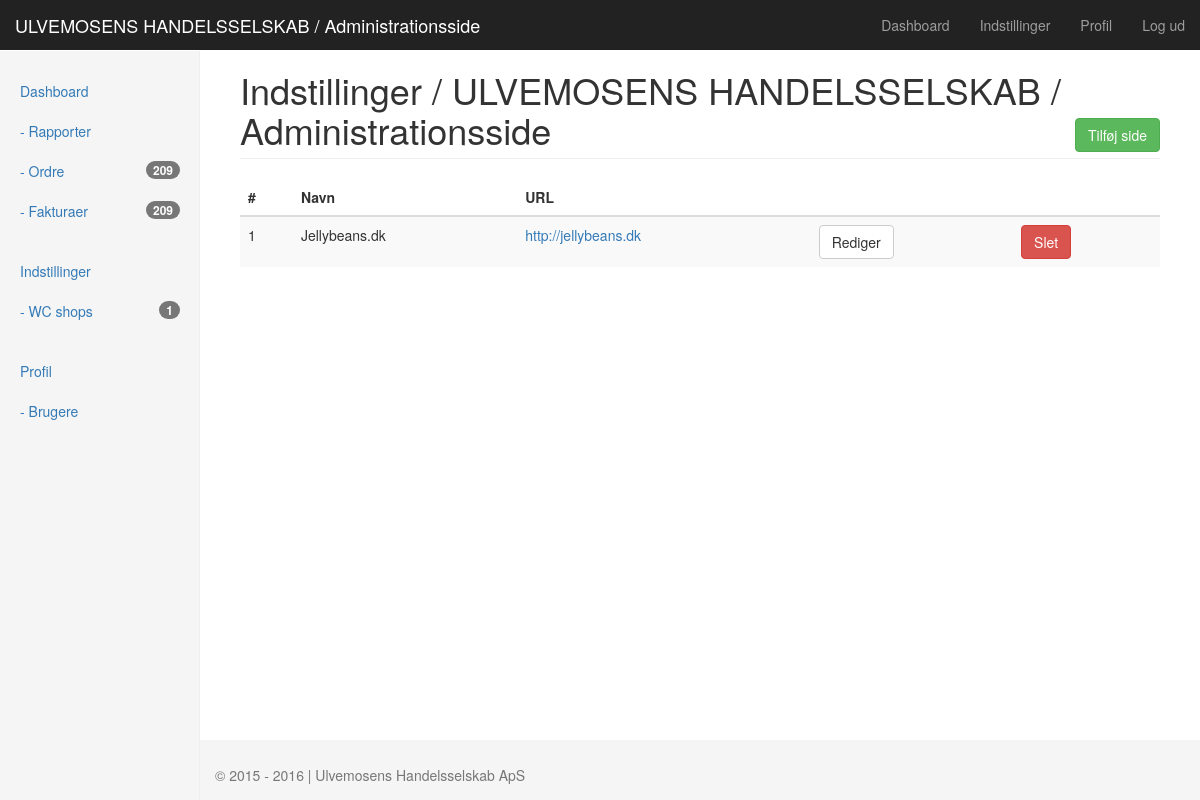
Screenshot of /admin/sites.php (signed in) with the database file from the repository.
### tables this page shows
CREATE TABLE `sites` (
  `id` int(11) NOT NULL,
  `name` varchar(255) NOT NULL,
  `url` varchar(255) NOT NULL,
  `consumer_key` varchar(255) NOT NULL,
  `consumer_secret` varchar(255) NOT NULL
);

### app/init.php (called while the page is built, shortened)
<?php
require_once 'db.php';
require_once 'functions.php';
$current_url = str_replace(BASE_PATH.'/','',$_SERVER["SCRIPT_FILENAME"]);
$global['current_url'] = $current_url;
$global['project_name'] = 'ULVEMOSENS HANDELSSELSKAB / Administrationsside';
$titles = [
	'index.php' => $global['project_name'],
	'admin/index.php' => 'Dashboard',
	'admin/profile.php' => 'Profil',
	'admin/settings.php' => 'Indstillinger',
	'admin/orders.php' => 'Ordre',
	'admin/reports.php' => 'Rapporter',
	'admin/invoices.php' => 'Fakturaer',
	'admin/sites.php' => 'WC shops',
	'admin/users.php' => 'Brugere',
	'admin/logout.php' => 'Log ud',
];
if (array_key_exists($global['current_url'], $titles)) {
	$global['site_title'] = $titles[$global['current_url']];
	$global['site_niceurl'] = niceurl($global['current_url']);
} else {
	$global['site_title'] = $global['project_name'];
	$global['site_niceurl'] = niceurl($global['site_title']);
}

### app/functions.php (called while the page is built, shortened)
<?php
function niceurl($str, $delimiter = '-') {
	$clean = iconv('UTF-8', 'ASCII//TRANSLIT', $str);
	$clean = explode('.', $clean)[0];
	$clean = preg_replace("/[^a-zA-Z0-9\/_|+ -]/", '', $clean);
	$clean = strtolower(trim($clean, '-'));
	$clean = preg_replace("/[\/_|+ -]+/", $delimiter, $clean);
	return $clean;
}
	?>
	<?php
function get_sites(){
	global $db;
	$sth = $db->prepare("SELECT * FROM sites");
	$sth->execute();
	$results = $sth->fetchAll(PDO::FETCH_ASSOC);
	$sites = [];
	foreach ($results as $result => $value) {
		$sites[$value['id']] = $value;
	}
	return $sites;
}

### admin/sites.php (the view, shortened to what this page needs)
<?php
require '../app/init.php';
$is_action = false;
if (isset($_GET['action'])){
	if (!empty($_GET['action'])){
		if ($_GET['action'] != 'edit' && $_GET['action'] != 'delete' && $_GET['action'] != 'add') {
			header('Location: '.BASE_URL.'/'.$global['current_url']);
			exit;
		}
		if ($_GET['action'] == 'add') {
			$action = 'add';
			$is_action = true;
		} else if (isset($_GET['site_id'])) {
			if (!empty($_GET['site_id'])) {
				$site_id = $_GET['site_id'];
				$sth = $db->prepare("SELECT id, name, url FROM sites WHERE id = :site_id LIMIT 1");
				$sth->bindParam(':site_id', $site_id);
				$sth->execute();
				$site = $sth->fetch(PDO::FETCH_ASSOC);
				if (!$site) {
					header('Location: '.BASE_URL.'/'.$global['current_url']);
					exit;
				}
				if ($_GET['action'] == 'edit') {
					$action = 'edit';
					$is_action = true;
				} else {
					$sth = $db->prepare("DELETE FROM sites WHERE id = :site_id");
					$sth->bindParam(':site_id', $site_id);
					$result = $sth->execute();
					$result = true;
					if (!$result) {
						echo message('Noget gik galt.', 'danger');
					} else {
						if ($_SESSION['sites_count'] != 0) {
							$_SESSION['sites_count'] = $_SESSION['sites_count'] - 1;
						}
						header('Location: '.BASE_URL.'/'.$global['current_url']);
						exit;
					}
				}
			}
		} else {
			$is_action = message('En fejl opstod, gå tilbage til Dashboard.', 'danger', false);
		}
	} else {
		$is_action = message('En fejl opstod, gå tilbage til Dashboard.', 'danger', false);
	}
} else {
	$sites = get_sites();
}
require '../templates/admin/header.php';
?>
<div class="row">
	<?php require '../templates/admin/sidebar.php'; ?>
	<div class="col-sm-9 col-sm-offset-3 col-md-10 col-md-offset-2 main">
		<?php if ($is_action) : ?>
			<?php if ($is_action === true) : ?>
				<?php echo $message; ?>
				<?php if($action == 'edit'): ?>
					<h1 class="page-header"><?php echo $titles['admin/settings.php'].' / '.$global['site_title']; ?> / <?php echo $site['name']; ?> <span class="pull-right"><a class="btn btn-danger" href="?site_id=<?php echo $site['id']; ?>&action=delete" role="button">Slet</a></span></h1>
					<form class="form-horizontal" method="post">
						<div class="form-group <?php echo (isset($form_error)) ? 'has-error' : '' ;?>">
							<label for="name" class="col-sm-2 control-label">Navn</label>
							<div class="col-sm-10">
								<input type="text" class="form-control" name="name" id="name" placeholder="Website navn" value="<?php echo (isset($_POST['name'])) ? $_POST['name'] : $site['name']; ?>">
							</div>
						</div>
						<div class="form-group <?php echo (isset($form_error)) ? 'has-error' : '' ;?>">
							<label for="url" class="col-sm-2 control-label">URL</label>
							<div class="col-sm-10">
								<input type="hidden" class="form-control" name="old_url" value="<?php echo $site['url']; ?>">
								<input type="url" class="form-control" name="new_url" id="url" placeholder="http://" value="<?php echo (isset($_POST['url'])) ? $_POST['url'] : $site['url']; ?>">
							</div>
						</div>
						<div class="form-group <?php echo (isset($form_error)) ? 'has-error' : '' ;?>">
							<label for="consumer_key" class="col-sm-2 control-label">consumer_key</label>
							<div class="col-sm-10">
								<input type="text" class="form-control" name="consumer_key" id="consumer_key" placeholder="Bliver ikke vist igen, kun gemt!" value="<?php echo (isset($_POST['consumer_key'])) ? $_POST['consumer_key'] : ''; ?>">
							</div>
						</div>
						<div class="form-group <?php echo (isset($form_error)) ? 'has-error' : '' ;?>">
							<label for="consumer_secret" class="col-sm-2 control-label">consumer_secret</label>
							<div class="col-sm-10">
								<input type="text" class="form-control" name="consumer_secret" id="role" placeholder="Bliver ikke vist igen, kun gemt!" value="<?php echo (isset($_POST['consumer_secret'])) ? $_POST['consumer_secret'] : ''; ?>">
							</div>
						</div>
						<div class="form-group">
							<div class="col-sm-offset-2 col-sm-10">
								<button type="submit" class="btn btn-primary" name="change_site_details">Gem</button>
							</div>
						</div>
						<div class="form-group">
							<div class="col-sm-offset-2 col-sm-10">
								<?php echo message('Hvis du efterlader et felt tomt, vil det blive ignoreret.', 'info', false); ?>
							</div>
						</div>
					</form>
				<?php elseif ($action == 'add') : ?>
					<h1 class="page-header"><?php echo $titles['admin/settings.php'].' / '.$global['site_title']; ?> / Tilføj</h1>
					<form class="form-horizontal" method="post">
						<div class="form-group <?php echo (isset($form_error)) ? 'has-error' : '' ;?>">
							<label for="name" class="col-sm-2 control-label">Navn</label>
							<div class="col-sm-10">
								<input required type="text" class="form-control" name="name" id="name" placeholder="Website navn" value="<?php echo (isset($_POST['name'])) ? $_POST['name'] : ''; ?>">
							</div>
						</div>
						<div class="form-group <?php echo (isset($form_error)) ? 'has-error' : '' ;?>">
							<label for="url" class="col-sm-2 control-label">URL</label>
							<div class="col-sm-10">
								<input required type="url" class="form-control" name="url" id="url" placeholder="http://" value="<?php echo (isset($_POST['url'])) ? $_POST['url'] : ''; ?>">
							</div>
						</div>
						<div class="form-group <?php echo (isset($form_error)) ? 'has-error' : '' ;?>">
							<label for="consumer_key" class="col-sm-2 control-label">consumer_key</label>
							<div class="col-sm-10">
								<input required type="text" class="form-control" name="consumer_key" id="consumer_key" placeholder="Bliver ikke vist igen, kun gemt!" value="<?php echo (isset($_POST['consumer_key'])) ? $_POST['consumer_key'] : ''; ?>">
							</div>
						</div>
						<div class="form-group <?php echo (isset($form_error)) ? 'has-error' : '' ;?>">
							<label for="consumer_secret" class="col-sm-2 control-label">consumer_secret</label>
							<div class="col-sm-10">
								<input required type="text" class="form-control" name="consumer_secret" id="role" placeholder="Bliver ikke vist igen, kun gemt!" value="<?php echo (isset($_POST['consumer_secret'])) ? $_POST['consumer_secret'] : ''; ?>">
							</div>
						</div>
						<div class="form-group">
							<div class="col-sm-offset-2 col-sm-10">
								<button type="submit" class="btn btn-primary" name="add_site">Gem</button>
							</div>
						</div>
					</form>
				<?php endif; ?>
			<?php else: ?>
				<?php echo $is_action; ?>
			<?php endif; ?>
		<?php else: ?>
			<h1 class="page-header"><?php echo $titles['admin/settings.php'].' / '.$global['site_title']; ?> <span class="pull-right"><a class="btn btn-success" href="?action=add" role="button">Tilføj side</a></span></h1>
			<?php if(!empty($sites)): ?>
				<div class="table-responsive">
					<table class="table table-striped">
						<thead>
							<tr>
								<th>#</th>
								<th>Navn</th>
								<th>URL</th>
								<th></th>
								<th></th>
							</tr>
						</thead>
						<tbody>
							<?php foreach ($sites as $site) : ?>
								<tr>
									<td><?php echo $site['id']; ?></td>
									<td><?php echo $site['name']; ?></td>
									<td><a href="<?php echo $site['url']; ?>" target="_blank"><?php echo $site['url']; ?></a></td>
									<td><a class="btn btn-default" href="?site_id=<?php echo $site['id']; ?>&action=edit" role="button">Rediger</a></td>
									<td><a class="btn btn-danger" href="?site_id=<?php echo $site['id']; ?>&action=delete" role="button">Slet</a></td>
								</tr>
							<?php endforeach; ?>
						</tbody>
					</table>
				</div>
			<?php else: ?>
				<?php echo message('Du har ingen sider endnu.', 'warning', false); ?>
			<?php endif; ?>
		<?php endif; ?>
	</div>
</div>
<?php
require '../templates/admin/footer.php';
?>

### static/css/main.css (style rules this page uses)
body.loggedin { padding-top: 50px; }
body.loggedin .main { padding: 20px; }
@media (min-width: 768px) { body.loggedin .main { padding-right: 40px; padding-left: 40px; } }
body.loggedin .main .page-header { margin-top: 0; }

### rows the page displays
sites: id "1", name "Jellybeans.dk", url "http://jellybeans.dk"

### other values shown
$global['project_name'] "ULVEMOSENS HANDELSSELSKAB / Administrationsside"
$titles['admin/index.php'] "Dashboard"
$titles['admin/settings.php'] "Indstillinger"
$titles['admin/profile.php'] "Profil"
$titles['admin/logout.php'] "Log ud"
$titles['admin/reports.php'] "Rapporter"
$titles['admin/orders.php'] "Ordre"
$_SESSION['orders_count'] "209"
$titles['admin/invoices.php'] "Fakturaer"
$_SESSION['invoices_count'] "209"
$titles['admin/sites.php'] "WC shops"
$_SESSION['sites_count'] "1"
$titles['admin/users.php'] "Brugere"
$global['site_title'] "ULVEMOSENS HANDELSSELSKAB / Administrationsside"
